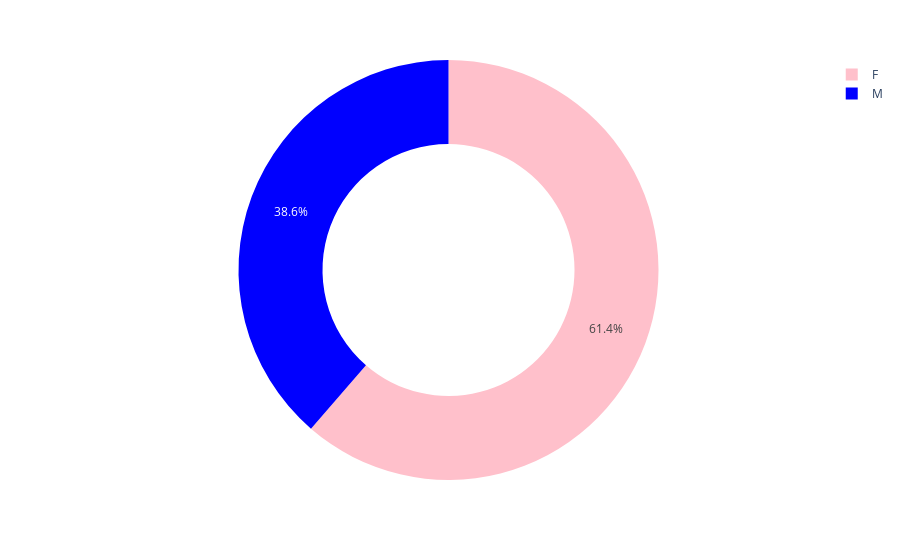

Source (notebook cell):
### Code cell
px.pie(qtde_sexo, names=qtde_sexo.index, values=qtde_sexo['NU_NOTA_REDACAO'], color_discrete_sequence=['pink', 'blue'], hole=.6)

### Figure 1 — Plotly figure (JSON) as saved in the notebook; plotly's stock layout.template omitted (floating-point values rounded to 4 significant figures)
{"data": [{"domain": {"x": [0, 1], "y": [0, 1]}, "hole": 0.6, "hovertemplate": "TP_SEXO=%{label}<br>NU_NOTA_REDACAO=%{value}<extra></extra>", "labels": ["F", "M"], "legendgroup": "", "name": "", "showlegend": true, "type": "pie", "values": [1530098, 963344]}], "layout": {"legend": {"tracegroupgap": 0}, "margin": {"t": 60}, "piecolorway": ["pink", "blue"]}}
